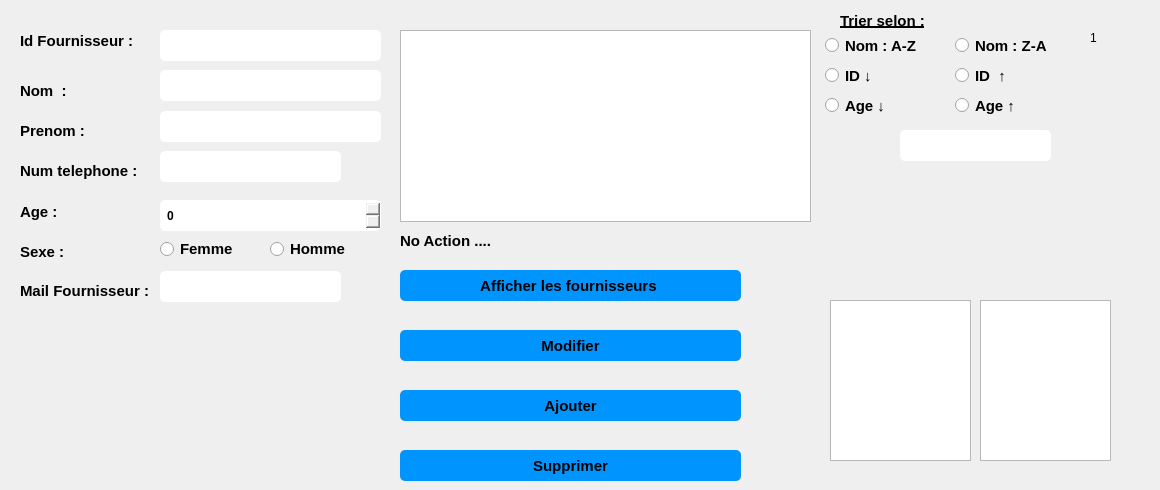
   <widget class="QWidget" name="page">
    <widget class="QRadioButton" name="homme">
     <property name="geometry">
      <rect>
       <x>270</x>
       <y>240</y>
       <width>83</width>
       <height>18</height>
      </rect>
     </property>
     <property name="font">
      <font>
       <pointsize>11</pointsize>
       <weight>75</weight>
       <bold>true</bold>
      </font>
     </property>
     <property name="text">
      <string>Homme </string>
     </property>
    </widget>
    <widget class="QLineEdit" name="cx_nomf">
     <property name="geometry">
      <rect>
       <x>160</x>
       <y>70</y>
       <width>221</width>
       <height>31</height>
      </rect>
     </property>
     <property name="styleSheet">
      <string notr="true">
padding: 5px;
border-radius: 5px;

font-weight: bold;</string>
     </property>
    </widget>
    <widget class="QSpinBox" name="age">
     <property name="geometry">
      <rect>
       <x>160</x>
       <y>200</y>
       <width>221</width>
       <height>31</height>
      </rect>
     </property>
     <property name="styleSheet">
      <string notr="true">
padding: 5px;
border-radius: 5px;

font-weight: bold;</string>
     </property>
    </widget>
    <widget class="QLabel" name="label">
     <property name="geometry">
      <rect>
       <x>20</x>
       <y>31</y>
       <width>131</width>
       <height>20</height>
      </rect>
     </property>
     <property name="font">
      <font>
       <pointsize>11</pointsize>
       <weight>75</weight>
       <bold>true</bold>
      </font>
     </property>
     <property name="text">
      <string>Id Fournisseur :</string>
     </property>
    </widget>
    <widget class="QLabel" name="label_10">
     <property name="geometry">
      <rect>
       <x>345</x>
       <y>150</y>
       <width>41</width>
       <height>30</height>
      </rect>
     </property>
     <property name="styleSheet">
      <string notr="true">image :url(C:/Users/ASUS/Downloads/phone.png);</string>
     </property>
     <property name="text">
      <string/>
     </property>
    </widget>
    <widget class="QLabel" name="label_6">
     <property name="geometry">
      <rect>
       <x>20</x>
       <y>241</y>
       <width>61</width>
       <height>21</height>
      </rect>
     </property>
     <property name="font">
      <font>
       <pointsize>11</pointsize>
       <weight>75</weight>
       <bold>true</bold>
      </font>
     </property>
     <property name="text">
      <string>Sexe :</string>
     </property>
    </widget>
    <widget class="QLabel" name="label_4">
     <property name="geometry">
      <rect>
       <x>20</x>
       <y>161</y>
       <width>141</width>
       <height>20</height>
      </rect>
     </property>
     <property name="font">
      <font>
       <pointsize>11</pointsize>
       <weight>75</weight>
       <bold>true</bold>
      </font>
     </property>
     <property name="text">
      <string>Num telephone :</string>
     </property>
    </widget>
    <widget class="QRadioButton" name="femme">
     <property name="geometry">
      <rect>
       <x>160</x>
       <y>240</y>
       <width>81</width>
       <height>18</height>
      </rect>
     </property>
     <property name="font">
      <font>
       <pointsize>11</pointsize>
       <weight>75</weight>
       <bold>true</bold>
      </font>
     </property>
     <property name="text">
      <string>Femme</string>
     </property>
    </widget>
    <widget class="QLabel" name="label_7">
     <property name="geometry">
      <rect>
       <x>20</x>
       <y>281</y>
       <width>141</width>
       <height>20</height>
      </rect>
     </property>
     <property name="font">
      <font>
       <pointsize>11</pointsize>
       <weight>75</weight>
       <bold>true</bold>
      </font>
     </property>
     <property name="text">
      <string>Mail Fournisseur :</string>
     </property>
    </widget>
    <widget class="QLineEdit" name="cx_prenomf">
     <property name="geometry">
      <rect>
       <x>160</x>
       <y>111</y>
       <width>221</width>
       <height>31</height>
      </rect>
     </property>
     <property name="styleSheet">
      <string notr="true">
padding: 5px;
border-radius: 5px;

font-weight: bold;</string>
     </property>
    </widget>
    <widget class="QLabel" name="label_12">
     <property name="geometry">
      <rect>
       <x>360</x>
       <y>240</y>
       <width>21</width>
       <height>20</height>
      </rect>
     </property>
     <property name="styleSheet">
      <string notr="true">image :url(C:/Users/ASUS/Downloads/male.png);
</string>
     </property>
     <property name="text">
      <string/>
     </property>
    </widget>
    <widget class="QLabel" name="label_13">
     <property name="geometry">
      <rect>
       <x>350</x>
       <y>275</y>
       <width>31</width>
       <height>21</height>
      </rect>
     </property>
     <property name="styleSheet">
      <string notr="true">image :url(C:/Users/ASUS/Downloads/at.png);
</string>
     </property>
     <property name="text">
      <string/>
     </property>
    </widget>
    <widget class="QLineEdit" name="cx_idf">
     <property name="geometry">
      <rect>
       <x>160</x>
       <y>30</y>
       <width>221</width>
       <height>31</height>
      </rect>
     </property>
     <property name="styleSheet">
      <string notr="true">
padding: 5px;
border-radius: 5px;

font-weight: bold;</string>
     </property>
    </widget>
    <widget class="QLabel" name="label_2">
     <property name="geometry">
      <rect>
       <x>20</x>
       <y>81</y>
       <width>71</width>
       <height>20</height>
      </rect>
     </property>
     <property name="font">
      <font>
       <pointsize>11</pointsize>
       <weight>75</weight>
       <bold>true</bold>
      </font>
     </property>
     <property name="text">
      <string>Nom  :</string>
     </property>
    </widget>
    <widget class="QLineEdit" name="cx_tel">
     <property name="geometry">
      <rect>
       <x>160</x>
       <y>151</y>
       <width>181</width>
       <height>31</height>
      </rect>
     </property>
     <property name="styleSheet">
      <string notr="true">
padding: 5px;
border-radius: 5px;

font-weight: bold;</string>
     </property>
    </widget>
    <widget class="QLabel" name="label_3">
     <property name="geometry">
      <rect>
       <x>20</x>
       <y>121</y>
       <width>91</width>
       <height>20</height>
      </rect>
     </property>
     <property name="font">
      <font>
       <pointsize>11</pointsize>
       <weight>75</weight>
       <bold>true</bold>
      </font>
     </property>
     <property name="text">
      <string>Prenom :</string>
     </property>
    </widget>
    <widget class="QLabel" name="label_11">
     <property name="geometry">
      <rect>
       <x>240</x>
       <y>240</y>
       <width>21</width>
       <height>20</height>
      </rect>
     </property>
     <property name="styleSheet">
      <string notr="true">image :url(C:/Users/ASUS/Downloads/gender.png);</string>
     </property>
     <property name="text">
      <string/>
     </property>
    </widget>
    <widget class="QLabel" name="label_5">
     <property name="geometry">
      <rect>
       <x>20</x>
       <y>201</y>
       <width>61</width>
       <height>21</height>
      </rect>
     </property>
     <property name="font">
      <font>
       <pointsize>11</pointsize>
       <weight>75</weight>
       <bold>true</bold>
      </font>
     </property>
     <property name="text">
      <string>Age :</string>
     </property>
    </widget>
    <widget class="QLineEdit" name="cx_mailf">
     <property name="geometry">
      <rect>
       <x>160</x>
       <y>271</y>
       <width>181</width>
       <height>31</height>
      </rect>
     </property>
     <property name="styleSheet">
      <string notr="true">
padding: 5px;
border-radius: 5px;

font-weight: bold;</string>
     </property>
    </widget>
    <widget class="QPushButton" name="pushButton_4">
     <property name="geometry">
      <rect>
       <x>400</x>
       <y>330</y>
       <width>341</width>
       <height>31</height>
      </rect>
     </property>
     <property name="font">
      <font>
       <pointsize>11</pointsize>
       <weight>75</weight>
       <bold>true</bold>
      </font>
     </property>
     <property name="styleSheet">
      <string notr="true">QPushButton {
padding: 5px;
border-radius: 5px;
background-color:#0094ff;
font-weight: bold;
}
QPushButton:hover
{
color :white;
}</string>
     </property>
     <property name="text">
      <string>Modifier</string>
     </property>
    </widget>
    <widget class="QPushButton" name="pushButton">
     <property name="geometry">
      <rect>
       <x>400</x>
       <y>390</y>
       <width>341</width>
       <height>31</height>
      </rect>
     </property>
     <property name="font">
      <font>
       <pointsize>11</pointsize>
       <weight>75</weight>
       <bold>true</bold>
      </font>
     </property>
     <property name="styleSheet">
      <string notr="true">QPushButton {
padding: 5px;
border-radius: 5px;
background-color:#0094ff;
font-weight: bold;
}
QPushButton:hover
{
color :white;
}</string>
     </property>
     <property name="text">
      <string>Ajouter</string>
     </property>
    </widget>
    <widget class="QLabel" name="label_21">
     <property name="geometry">
      <rect>
       <x>400</x>
       <y>230</y>
       <width>391</width>
       <height>21</height>
      </rect>
     </property>
     <property name="font">
      <font>
       <pointsize>11</pointsize>
       <weight>75</weight>
       <bold>true</bold>
      </font>
     </property>
     <property name="text">
      <string>No Action ....</string>
     </property>
    </widget>
    <widget class="QTableView" name="afficher_fournisseur">
     <property name="geometry">
      <rect>
       <x>400</x>
       <y>30</y>
       <width>411</width>
       <height>192</height>
      </rect>
     </property>
     <property name="styleSheet">
      <string notr="true">QScrollBar:vertical {
                 background: #0094ff;
                }
                QScrollBar:horizontal {
                 background: #0094ff;
                }

QTableView  
{  
  qproperty-currentItemBackground: #cccccc;  
}</string>
     </property>
    </widget>
    <widget class="QPushButton" name="pushButton_5">
     <property name="geometry">
      <rect>
       <x>400</x>
       <y>270</y>
       <width>341</width>
       <height>31</height>
      </rect>
     </property>
     <property name="font">
      <font>
       <pointsize>11</pointsize>
       <weight>75</weight>
       <bold>true</bold>
      </font>
     </property>
     <property name="styleSheet">
      <string notr="true">QPushButton {
padding: 5px;
border-radius: 5px;
background-color:#0094ff;
font-weight: bold;
}
QPushButton:hover
{
color :white;
}</string>
     </property>
     <property name="text">
      <string>Afficher les fournisseurs </string>
     </property>
    </widget>
    <widget class="QPushButton" name="pushButton_3">
     <property name="geometry">
      <rect>
       <x>400</x>
       <y>450</y>
       <width>341</width>
       <height>31</height>
      </rect>
     </property>
     <property name="font">
      <font>
       <pointsize>11</pointsize>
       <weight>75</weight>
       <bold>true</bold>
      </font>
     </property>
     <property name="styleSheet">
      <string notr="true">QPushButton {
padding: 5px;
border-radius: 5px;
background-color:#0094ff;
font-weight: bold;
}
QPushButton:hover
{
color :white;
}</string>
     </property>
     <property name="text">
      <string>Supprimer</string>
     </property>
    </widget>
    <widget class="QPushButton" name="pushButton_2">
     <property name="geometry">
      <rect>
       <x>830</x>
       <y>220</y>
       <width>121</width>
       <height>71</height>
      </rect>
     </property>
     <property name="styleSheet">
      <string notr="true">QPushButton { border: none;image :url(C:/Users/ASUS/Downloads/phone-book (1).png);}
QPushButton:hover
{
border: none;image :url(C:/Users/ASUS/Downloads/emails.png);
}
</string>
     </property>
     <property name="text">
      <string/>
     </property>
    </widget>
    <widget class="QRadioButton" name="radioButton_3">
     <property name="geometry">
      <rect>
       <x>820</x>
       <y>30</y>
       <width>111</width>
       <height>31</height>
      </rect>
     </property>
     <property name="font">
      <font>
       <pointsize>11</pointsize>
       <weight>75</weight>
       <bold>true</bold>
      </font>
     </property>
     <property name="styleSheet">
      <string notr="true">
padding: 5px;
border-radius: 5px;

font-weight: bold;</string>
     </property>
     <property name="text">
      <string>Nom : A-Z</string>
     </property>
    </widget>
    <widget class="QRadioButton" name="radioButton_6">
     <property name="geometry">
      <rect>
       <x>820</x>
       <y>90</y>
       <width>83</width>
       <height>31</height>
      </rect>
     </property>
     <property name="font">
      <font>
       <pointsize>11</pointsize>
       <weight>75</weight>
       <bold>true</bold>
      </font>
     </property>
     <property name="styleSheet">
      <string notr="true">
padding: 5px;
border-radius: 5px;

font-weight: bold;</string>
     </property>
     <property name="text">
      <string>Age ↓</string>
     </property>
    </widget>
    <widget class="QLineEdit" name="cx_recherche">
     <property name="geometry">
      <rect>
       <x>900</x>
       <y>130</y>
       <width>151</width>
       <height>31</height>
      </rect>
     </property>
     <property name="styleSheet">
      <string notr="true">
padding: 5px;
border-radius: 5px;

font-weight: bold;</string>
     </property>
    </widget>
    <widget class="QPushButton" name="pushButton_8">
     <property name="geometry">
      <rect>
       <x>1010</x>
       <y>220</y>
       <width>81</width>
       <height>71</height>
      </rect>
     </property>
     <property name="styleSheet">
      <string notr="true">QPushButton { border: none;image :url(C:/Users/ASUS/Downloads/notepad.png);}
QPushButton:hover
{
border: none;image :url(C:/Users/ASUS/Downloads/phone-book (2).png);
}
</string>
     </property>
     <property name="text">
      <string/>
     </property>
    </widget>
    <widget class="QListView" name="listView2">
     <property name="geometry">
      <rect>
       <x>980</x>
       <y>300</y>
       <width>131</width>
       <height>161</height>
      </rect>
     </property>
    </widget>
    <widget class="QLabel" name="label_8">
     <property name="geometry">
      <rect>
       <x>840</x>
       <y>10</y>
       <width>101</width>
       <height>21</height>
      </rect>
     </property>
     <property name="font">
      <font>
       <pointsize>11</pointsize>
       <weight>75</weight>
       <bold>true</bold>
       <underline>true</underline>
      </font>
     </property>
     <property name="text">
      <string>Trier selon :</string>
     </property>
    </widget>
    <widget class="QRadioButton" name="radioButton_2">
     <property name="geometry">
      <rect>
       <x>820</x>
       <y>60</y>
       <width>83</width>
       <height>31</height>
      </rect>
     </property>
     <property name="font">
      <font>
       <pointsize>11</pointsize>
       <weight>75</weight>
       <bold>true</bold>
      </font>
     </property>
     <property name="styleSheet">
      <string notr="true">
padding: 5px;
border-radius: 5px;

font-weight: bold;</string>
     </property>
     <property name="text">
      <string>ID ↓</string>
     </property>
    </widget>
    <widget class="QRadioButton" name="radioButton">
     <property name="geometry">
      <rect>
       <x>950</x>
       <y>60</y>
       <width>71</width>
       <height>31</height>
      </rect>
     </property>
     <property name="font">
      <font>
       <pointsize>11</pointsize>
       <weight>75</weight>
       <bold>true</bold>
      </font>
     </property>
     <property name="styleSheet">
      <string notr="true">
padding: 5px;
border-radius: 5px;

font-weight: bold;</string>
     </property>
     <property name="text">
      <string>ID  ↑</string>
     </property>
    </widget>
    <widget class="QPushButton" name="pushButton_18">
     <property name="geometry">
      <rect>
       <x>1090</x>
       <y>300</y>
       <width>16</width>
       <height>20</height>
      </rect>
     </property>
     <property name="styleSheet">
      <string notr="true">QPushButton { border: none;image :url(A:/qt/gestionmateriaux/exit.jfif);}
</string>
     </property>
     <property name="text">
      <string/>
     </property>
    </widget>
    <widget class="QPushButton" name="pushButton_17">
     <property name="geometry">
      <rect>
       <x>950</x>
       <y>300</y>
       <width>16</width>
       <height>20</height>
      </rect>
     </property>
     <property name="styleSheet">
      <string notr="true">QPushButton { border: none;image :url(A:/qt/gestionmateriaux/exit.jfif);}
</string>
     </property>
     <property name="text">
      <string/>
     </property>
    </widget>
    <widget class="QListView" name="listView">
     <property name="geometry">
      <rect>
       <x>830</x>
       <y>300</y>
       <width>141</width>
       <height>161</height>
      </rect>
     </property>
    </widget>
    <widget class="QRadioButton" name="radioButton_5">
     <property name="geometry">
      <rect>
       <x>950</x>
       <y>90</y>
       <width>71</width>
       <height>31</height>
      </rect>
     </property>
     <property name="font">
      <font>
       <pointsize>11</pointsize>
       <weight>75</weight>
       <bold>true</bold>
      </font>
     </property>
     <property name="styleSheet">
      <string notr="true">
padding: 5px;
border-radius: 5px;

font-weight: bold;</string>
     </property>
     <property name="text">
      <string>Age ↑</string>
     </property>
    </widget>
    <widget class="QRadioButton" name="radioButton_4">
     <property name="geometry">
      <rect>
       <x>950</x>
       <y>30</y>
       <width>111</width>
       <height>31</height>
      </rect>
     </property>
     <property name="font">
      <font>
       <pointsize>11</pointsize>
       <weight>75</weight>
       <bold>true</bold>
      </font>
     </property>
     <property name="styleSheet">
      <string notr="true">
padding: 5px;
border-radius: 5px;

font-weight: bold;</string>
     </property>
     <property name="text">
      <string>Nom : Z-A</string>
     </property>
    </widget>
    <widget class="QPushButton" name="pushButton_10">
     <property name="geometry">
      <rect>
       <x>1080</x>
       <y>100</y>
       <width>71</width>
       <height>61</height>
      </rect>
     </property>
     <property name="font">
      <font>
       <pointsize>11</pointsize>
       <weight>75</weight>
       <bold>true</bold>
      </font>
     </property>
     <property name="styleSheet">
      <string notr="true">QPushButton { border: none;image :url(C:/Users/ASUS/Downloads/bars (2).png);}
QPushButton:hover
{
border: none;image :url(C:/Users/ASUS/Downloads/bars (1).png);
}
</string>
     </property>
     <property name="text">
      <string/>
     </property>
    </widget>
    <widget class="QPushButton" name="pushButton_6">
     <property name="geometry">
      <rect>
       <x>830</x>
       <y>130</y>
       <width>41</width>
       <height>31</height>
      </rect>
     </property>
     <property name="font">
      <font>
       <pointsize>11</pointsize>
       <weight>75</weight>
       <bold>true</bold>
      </font>
     </property>
     <property name="styleSheet">
      <string notr="true">QPushButton { border: none;image :url(C:/Users/ASUS/Downloads/loupe.png);}
QPushButton:hover
{
border: none;image :url(C:/Users/ASUS/Downloads/business-and-finance (3).png);
}
</string>
     </property>
     <property name="text">
      <string/>
     </property>
    </widget>
    <widget class="QLabel" name="label_9">
     <property name="geometry">
      <rect>
       <x>1090</x>
       <y>30</y>
       <width>16</width>
       <height>16</height>
      </rect>
     </property>
     <property name="text">
      <string>1</string>
     </property>
    </widget>
    <zorder>homme</zorder>
    <zorder>cx_nomf</zorder>
    <zorder>age</zorder>
    <zorder>label</zorder>
    <zorder>label_10</zorder>
    <zorder>label_6</zorder>
    <zorder>label_4</zorder>
    <zorder>femme</zorder>
    <zorder>label_7</zorder>
    <zorder>cx_prenomf</zorder>
    <zorder>label_12</zorder>
    <zorder>label_13</zorder>
    <zorder>cx_idf</zorder>
    <zorder>label_2</zorder>
    <zorder>cx_tel</zorder>
    <zorder>label_3</zorder>
    <zorder>label_11</zorder>
    <zorder>label_5</zorder>
    <zorder>cx_mailf</zorder>
    <zorder>pushButton_4</zorder>
    <zorder>pushButton</zorder>
    <zorder>label_21</zorder>
    <zorder>afficher_fournisseur</zorder>
    <zorder>pushButton_5</zorder>
    <zorder>pushButton_3</zorder>
    <zorder>pushButton_2</zorder>
    <zorder>radioButton_3</zorder>
    <zorder>radioButton_6</zorder>
    <zorder>cx_recherche</zorder>
    <zorder>pushButton_8</zorder>
    <zorder>listView2</zorder>
    <zorder>label_8</zorder>
    <zorder>radioButton_2</zorder>
    <zorder>radioButton</zorder>
    <zorder>pushButton_18</zorder>
    <zorder>listView</zorder>
    <zorder>radioButton_5</zorder>
    <zorder>radioButton_4</zorder>
    <zorder>pushButton_10</zorder>
    <zorder>pushButton_6</zorder>
    <zorder>pushButton_17</zorder>
    <zorder>label_9</zorder>
   </widget>
